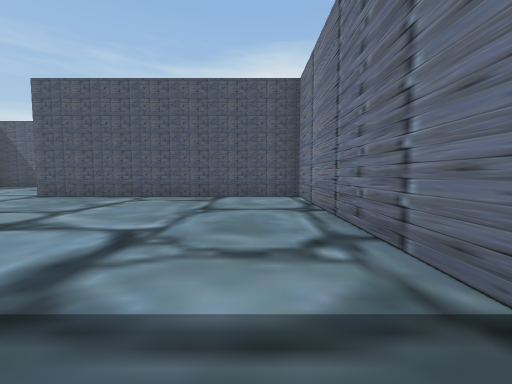
[1] (above)

24 first-person views from a walk through a scene from a Unity 3-D project. The camera is 1.3 m above the floor, tilts 4° down and sees 90° across. The floor is counted in squares, 2 m on a side. Each view is taken from the middle of a square. On the plan, view 1 faces up. The plan holds only what a view shows up to about 9 squares ahead; the rest is blank. The place goes on beyond the plan. The player character is not drawn.

[2]
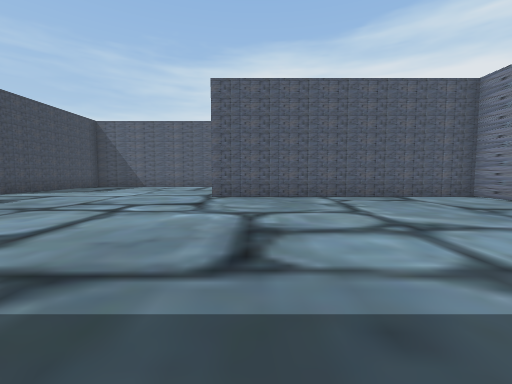

[3]
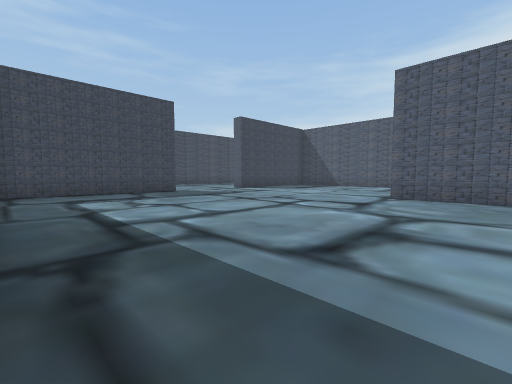

[4]
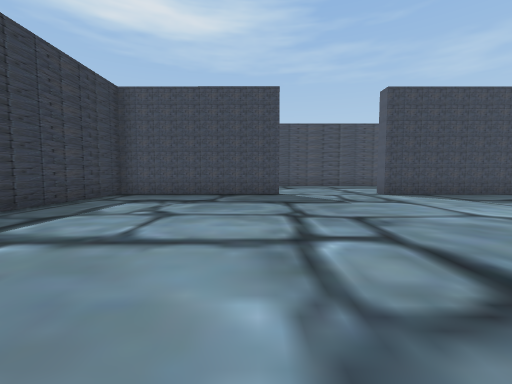

[5]
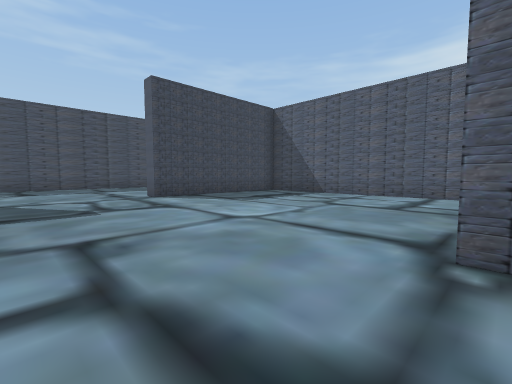

[6]
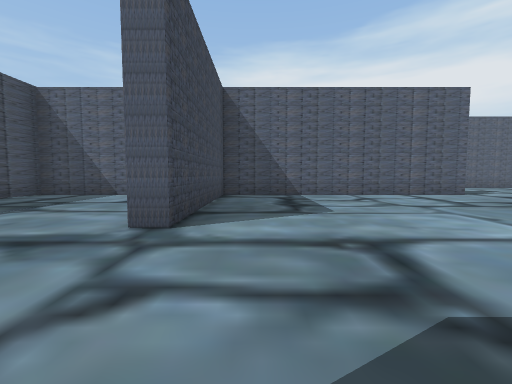

[7]
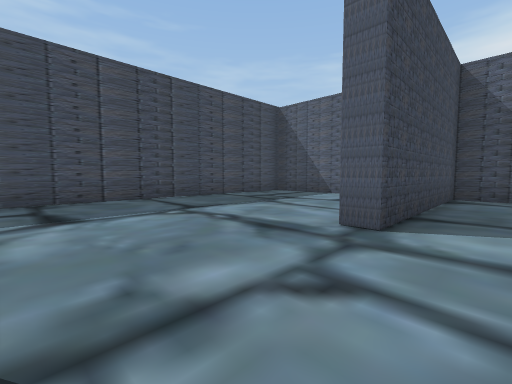

[8]
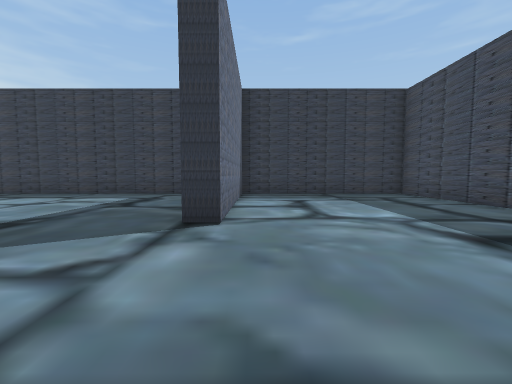

[9]
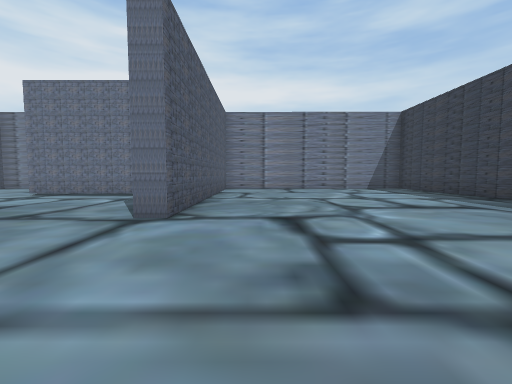

[10]
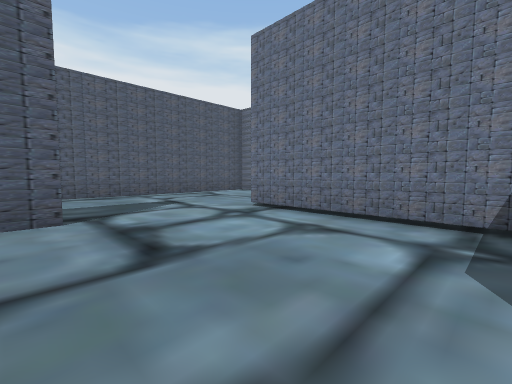

[11]
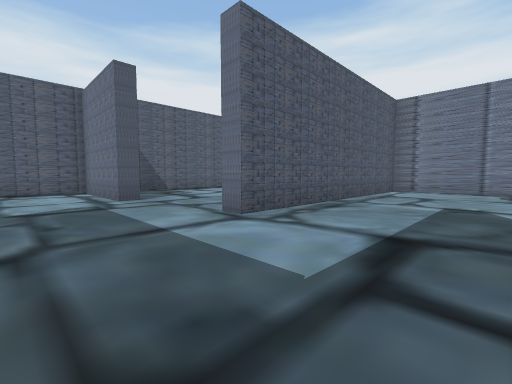

[12]
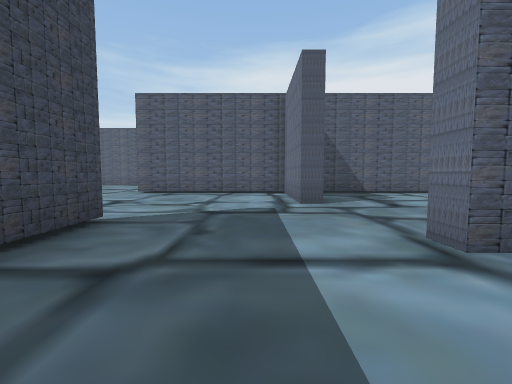

[13]
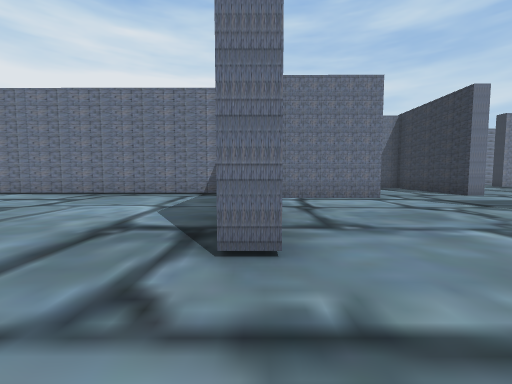

[14]
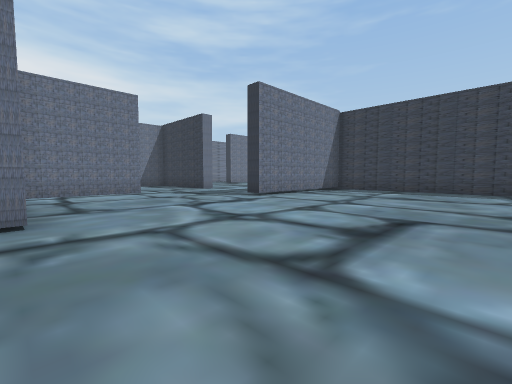

[15]
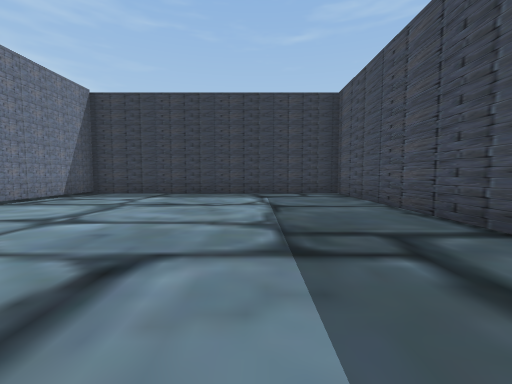

[16]
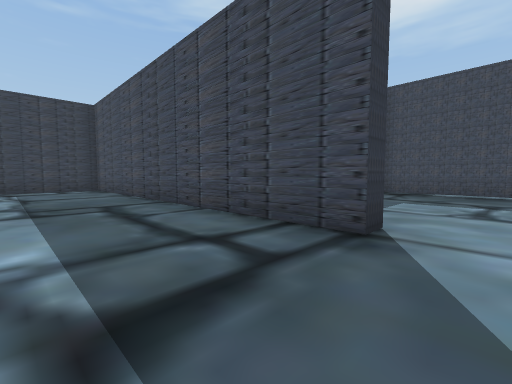

[17]
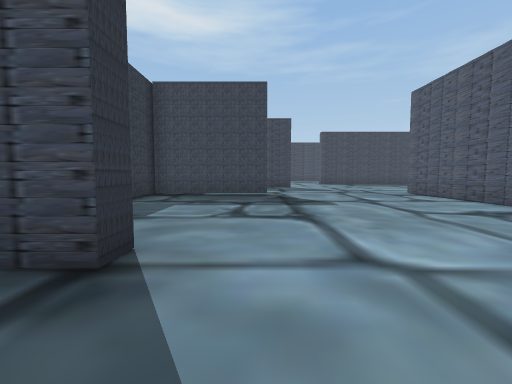

[18]
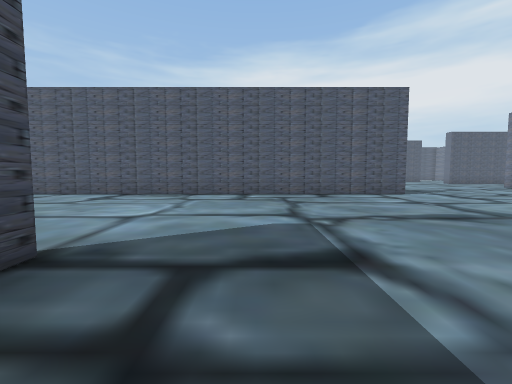

[19]
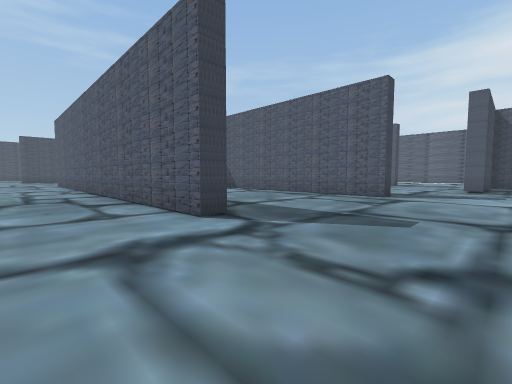

[20]
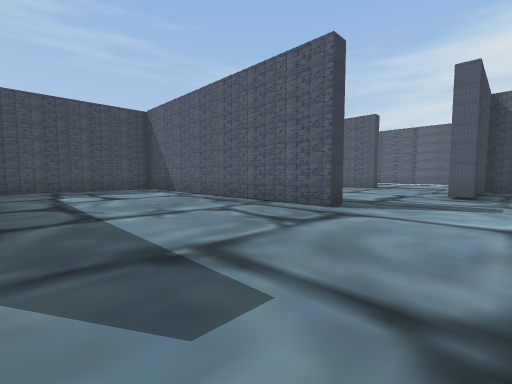

[21]
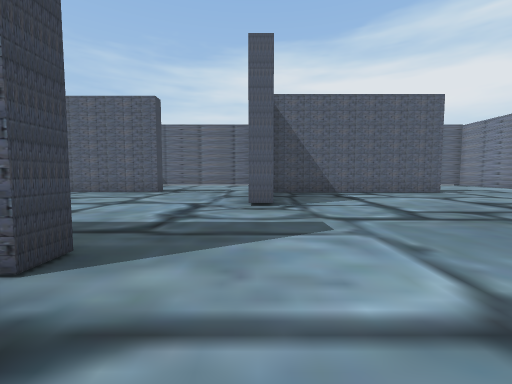

[22]
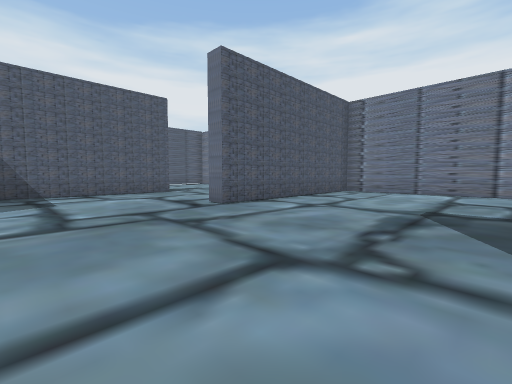

[23]
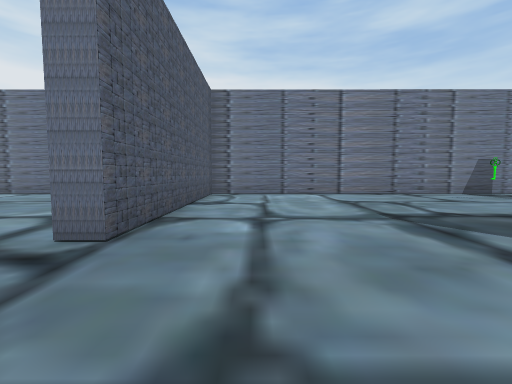

[24]
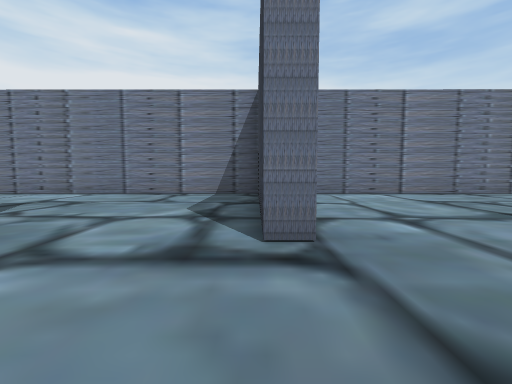

### Floor plan
Points are (right, up) in squares from view 1. A wall is a line through its corners. A room is listed if a view was taken in it or the views show most of it. See-through windows are left out.
Room 1 (views 1, 2, 3, 4, 5, 6, 7, 8, 9, 10, 11, 12)
walls: (-5.4, 13) (-13, 13) (-13, 8) (-13.6, 8); (-2.4, 8.9) (-2.3, 12.9); (1.3, 14) (1.3, 16.5); (-3.8, -0.2) (-0.9, -0.2); (-16, 13) (-18.7, 13) (-18.7, 4.9); (-10.1, 18.5) (-10.1, 17); (0.8, 17.1) (-6.3, 17.1) (-6.3, 17.6) (-4.9, 17.6); (1.2, 1.1) (1.2, 7.3) (-6.3, 7.3) (-6.3, 7.9); (-6.4, 20.6) (-7, 20.6); (-18.7, 3.3) (-18.8, -0.2) (-13.6, -0.2) (-13.5, 4.7) (-13, 4.7) (-13.1, -0.2) (-5.8, -0.2); (-2, 23.8) (-5.8, 23.8)
ways out: opening at (-8.5, 19.5) to room 2
Room 2 (views 13, 14, 15, 16, 17, 18, 19, 20, 21, 22, 23, 24)
walls: (-12.3, 30.6) (-12.3, 30.1) (-25.6, 30.1); (-20.1, 32.7) (-20.1, 30.9); (-11.5, 36.1) (-11.5, 35.6) (-17.2, 35.6); (-19.3, 23.9) (-18.7, 23.9) (-18.7, 13.5) (-10.6, 13.5) (-10.6, 18.5) (-10.1, 18.5); (-24.8, 25.4) (-24.8, 21.9) (-23.4, 21.9); (-5.8, 25.1) (-5.7, 32.3); (-13.4, 43) (-16.6, 43); (-7, 20.6) (-7, 23.8) (-12.1, 23.8) (-12.1, 24.4); (-3.6, 42.8) (-9.6, 42.8) (-9.6, 39.2) (-10.3, 39.2); (1.3, 29.6) (1.3, 38.4) (-4.6, 38.4) (-4.6, 38.9) (-1.2, 38.9); (1.3, 38.9) (1.3, 44.5)
ways out: opening at (-8.5, 19.5) to room 1; opening at (0.5, 29)

Where each view was taken, in squares from view 1:
view 1: 0 up, 0 right, facing up
view 2: 0 up, 5 left, facing up
view 3: 0 up, 4 left, facing up-left
view 4: 4 up, 5 left, facing left
view 5: 5 up, 6 left, facing up-left
view 6: 5 up, 12 left, facing up
view 7: 5 up, 12 left, facing up-left
view 8: 8 up, 14 left, facing down
view 9: 6 up, 10 left, facing right
view 10: 9 up, 6 left, facing up-right
view 11: 14 up, 9 left, facing up-right
view 12: 15 up, 8 left, facing up
view 13: 24 up, 14 left, facing right
view 14: 24 up, 16 left, facing down-right
view 15: 22 up, 16 left, facing down
view 16: 25 up, 16 left, facing down-left
view 17: 25 up, 17 left, facing left
view 18: 22 up, 17 left, facing up
view 19: 28 up, 9 left, facing up-left
view 20: 31 up, 9 left, facing up-left
view 21: 34 up, 10 left, facing up
view 22: 34 up, 8 left, facing up-right
view 23: 37 up, 7 left, facing right
view 24: 39 up, 7 left, facing right
